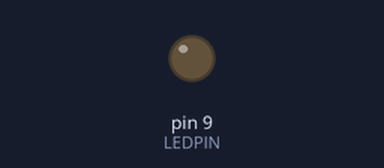
Recording of a sketch running on a simulated Arduino Uno, built with avr-gcc and run on an emulated ATmega328P. Shown: output pins drawn as LEDs (lit = HIGH).

Above: at 0.05 s.
At 2.1 s:
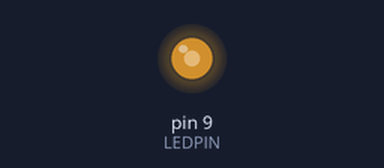
At 2.9 s:
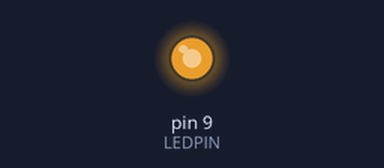
At 4.05 s:
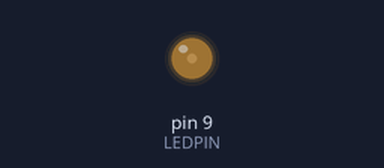
Timing chart, 0 to 6.9 s (numbered marks = the images above):
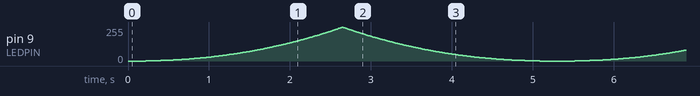

The sketch:

LinearAnalogBlink.ino
```cpp
const int LEDPIN = 9;
void setup() {
}
void loop() {
  for(int i=0; i<256; i++){
    float norm = i / 256.0;
    int correct = pow(norm, 2.2)*255;
    analogWrite(LEDPIN, correct);
    delay(10);
  }
  for(int i=255; i>=0; i--){
    float norm = i / 256.0;
    int correct = pow(norm, 2.2)*255;
    analogWrite(LEDPIN, correct);
    delay(10);
  }
}
```
